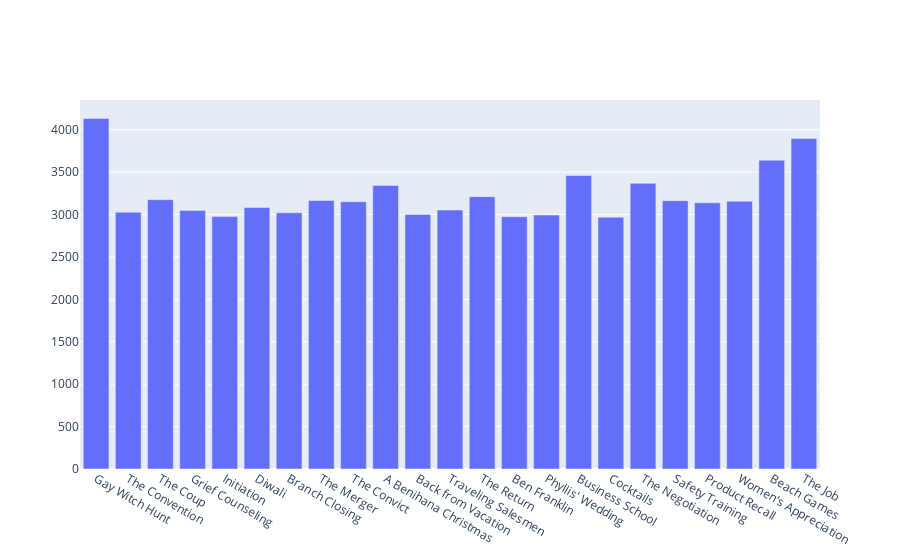

The notebook cell saved with this chart:
### Markdown cell above
Showing the votes per episodes of the first three seasons

### Code cell
data = [go.Bar(x = season_3.episode_title, y= season_3.votes)]
plotly.offline.iplot(data)

### Figure 1 — Plotly figure (JSON) as saved in the notebook; plotly's stock layout.template omitted (floating-point values rounded to 4 significant figures)
{"data": [{"type": "bar", "x": ["Gay Witch Hunt", "The Convention", "The Coup", "Grief Counseling", "Initiation", "Diwali", "Branch Closing", "The Merger", "The Convict", "A Benihana Christmas", "Back from Vacation", "Traveling Salesmen", "The Return", "Ben Franklin", "Phyllis' Wedding", "Business School", "Cocktails", "The Negotiation", "Safety Training", "Product Recall", "Women's Appreciation", "Beach Games", "The Job"], "y": [4133, 3027, 3175, 3049, 2976, 3082, 3021, 3166, 3151, 3343, 3001, 3053, 3211, 2975, 2995, 3460, 2969, 3368, 3164, 3138, 3158, 3641, 3898]}], "layout": {}}
